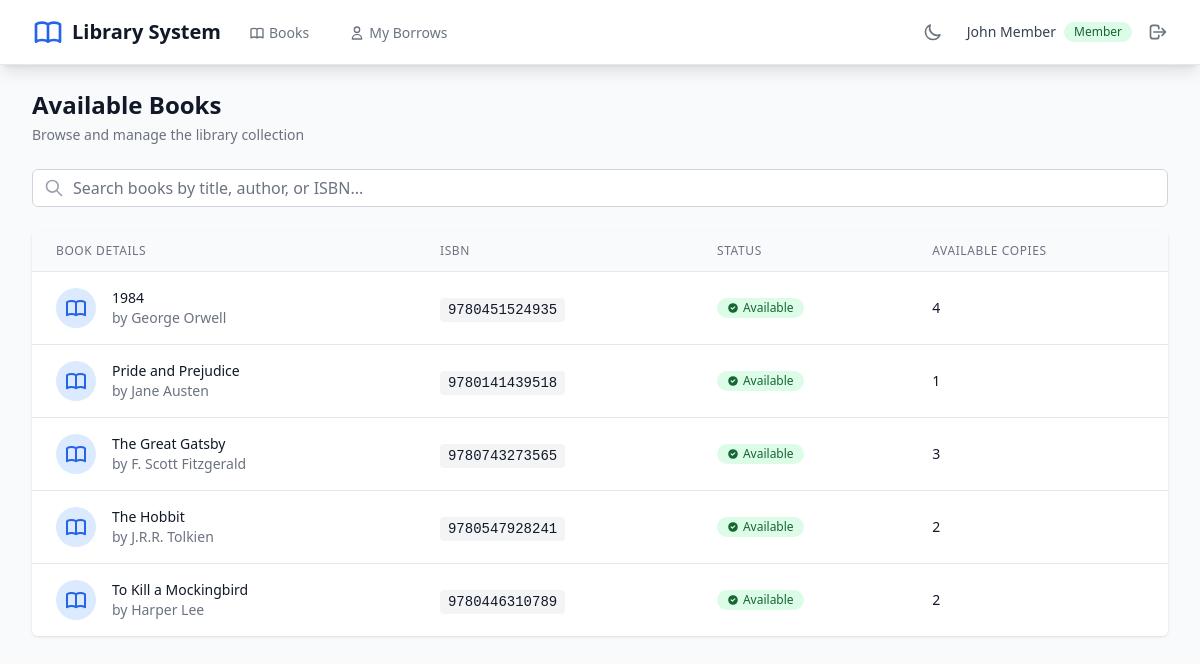
The app's page /books/ (signed in) with its own data.
### library/models.py (models this page shows, shortened)
class Book(models.Model):
    title = models.CharField(max_length=200)
    author = models.CharField(max_length=200)
    isbn = models.CharField(max_length=13, unique=True)
    available_copies = models.PositiveIntegerField(default=0)
    added_by = models.ForeignKey(User, on_delete=models.SET_NULL, null=True, blank=True)
    added_date = models.DateTimeField(default=timezone.now)
    class Meta:
        ordering = ['title']

### library/views.py (the view, shortened to what this page needs)
# urls.py: path('books/', views.book_list, name='book_list'),
@login_required
def book_list(request):
	books = Book.objects.all()
	borrow_form = BorrowForm()
	context = {
		'books': books,
		'borrow_form': borrow_form,
		'is_librarian': is_librarian(request.user),
	}
	return render(request, 'library/book_list.html', context)

### library/forms.py
class BorrowForm(forms.Form):
    member = forms.ModelChoiceField(
        queryset=Member.objects.filter(is_active=True),
        empty_label="Select a member",
        widget=forms.Select(attrs={
            'class': 'w-full px-3 py-2 border border-gray-300 rounded-md focus:outline-none focus:ring-2 focus:ring-blue-500 focus:border-transparent dark:bg-gray-700 dark:border-gray-600 dark:text-white'
        })
    )

### library/templatetags/role_tags.py (called while the page is built)
@register.filter(name='is_librarian')
def is_librarian_filter(user):
	return util_is_librarian(user)

### library/utils.py (called while the page is built)
def is_librarian(user):
    if not user.is_authenticated:
        return False
    return user.groups.filter(name='Librarian').exists()

### library/templates/library/book_list.html (shortened to what this page needs)
{% extends 'library/base.html' %}
{% block content %}
<div class="space-y-6">
    <div class="flex flex-col sm:flex-row sm:items-center sm:justify-between">
        <div>
            <h1 class="text-2xl font-bold text-gray-900 dark:text-white">Available Books</h1>
            <p class="mt-1 text-sm text-gray-500 dark:text-gray-400">
                Browse and manage the library collection
            </p>
        </div>
    </div>
    <div class="relative">
        <div class="absolute inset-y-0 left-0 pl-3 flex items-center pointer-events-none">
        </div>
        <input type="text" id="searchInput" placeholder="Search books by title, author, or ISBN..."
               class="block w-full pl-10 pr-3 py-2 border border-gray-300 rounded-md leading-5 bg-white dark:bg-gray-700 dark:border-gray-600 dark:text-white placeholder-gray-500 dark:placeholder-gray-400 focus:outline-none focus:placeholder-gray-400 focus:ring-1 focus:ring-blue-500 focus:border-blue-500">
    </div>
    {% if books %}
    <div class="bg-white dark:bg-gray-800 shadow overflow-hidden sm:rounded-md">
        <div class="overflow-x-auto">
            <table class="min-w-full divide-y divide-gray-200 dark:divide-gray-700">
                <thead class="bg-gray-50 dark:bg-gray-700">
                    <tr>
                        <th class="px-6 py-3 text-left text-xs font-medium text-gray-500 dark:text-gray-300 uppercase tracking-wider">
                            Book Details
                        </th>
                        <th class="px-6 py-3 text-left text-xs font-medium text-gray-500 dark:text-gray-300 uppercase tracking-wider">
                            ISBN
                        </th>
                        <th class="px-6 py-3 text-left text-xs font-medium text-gray-500 dark:text-gray-300 uppercase tracking-wider">
                            Status
                        </th>
                        <th class="px-6 py-3 text-left text-xs font-medium text-gray-500 dark:text-gray-300 uppercase tracking-wider">
                            Available Copies
                        </th>
                    </tr>
                </thead>
                <tbody class="bg-white dark:bg-gray-800 divide-y divide-gray-200 dark:divide-gray-700" id="booksTableBody">
                    {% for book in books %}
                    <tr class="hover:bg-gray-50 dark:hover:bg-gray-700 transition-colors duration-150">
                        <td class="px-6 py-4 whitespace-nowrap">
                            <div class="flex items-center">
                                <div class="flex-shrink-0 h-10 w-10">
                                    <div class="h-10 w-10 rounded-full bg-blue-100 dark:bg-blue-900 flex items-center justify-center">
                                    </div>
                                </div>
                                <div class="ml-4">
                                    <div class="text-sm font-medium text-gray-900 dark:text-white">{{ book.title }}</div>
                                    <div class="text-sm text-gray-500 dark:text-gray-400">by {{ book.author }}</div>
                                </div>
                            </div>
                        </td>
                        <td class="px-6 py-4 whitespace-nowrap">
                            <code class="text-sm text-gray-900 dark:text-white bg-gray-100 dark:bg-gray-700 px-2 py-1 rounded">{{ book.isbn }}</code>
                        </td>
                        <td class="px-6 py-4 whitespace-nowrap">
                            {% if book.available_copies > 0 %}
                                <span class="inline-flex items-center px-2.5 py-0.5 rounded-full text-xs font-medium bg-green-100 text-green-800 dark:bg-green-900 dark:text-green-200">
                                    <svg class="w-3 h-3 mr-1" fill="currentColor" viewBox="0 0 20 20">
                                        <path fill-rule="evenodd" d="M10 18a8 8 0 100-16 8 8 0 000 16zm3.707-9.293a1 1 0 00-1.414-1.414L9 10.586 7.707 9.293a1 1 0 00-1.414 1.414l2 2a1 1 0 001.414 0l4-4z" clip-rule="evenodd"></path>
                                    </svg>
                                    Available
                                </span>
                            {% endif %}
                        </td>
                        <td class="px-6 py-4 whitespace-nowrap text-sm text-gray-900 dark:text-white">
                            <span class="font-medium">{{ book.available_copies }}</span>
                        </td>
                    </tr>
                    {% endfor %}
                </tbody>
            </table>
        </div>
    </div>
    {% endif %}
</div>
{% endblock %}

### library/templates/library/base.html (shortened to what this page needs)
{% load roles %}
{% load role_tags %}
<!DOCTYPE html>
<html lang="en" class="h-full">
<head>
    <script src="https://cdn.tailwindcss.com"></script>
</head>
<body class="h-full bg-gray-50 dark:bg-gray-900 transition-colors duration-200">
    <nav class="bg-white dark:bg-gray-800 shadow-lg border-b border-gray-200 dark:border-gray-700">
        <div class="max-w-7xl mx-auto px-4 sm:px-6 lg:px-8">
            <div class="flex justify-between h-16">
                <div class="flex">
                    <div class="flex-shrink-0 flex items-center">
                        <a href="{% url 'library:home' %}" class="flex items-center space-x-2">
                            <span class="text-xl font-bold text-gray-900 dark:text-white">Library System</span>
                        </a>
                    </div>
                    {% if user.is_authenticated %}
                    <div class="hidden sm:ml-6 sm:flex sm:space-x-8">
                        <a href="{% url 'library:book_list' %}" class="border-transparent text-gray-500 hover:border-gray-300 hover:text-gray-700 dark:text-gray-300 dark:hover:text-white inline-flex items-center px-1 pt-1 border-b-2 text-sm font-medium">
                            Books
                        </a>
                        {% if user|is_librarian %}
                        <a href="{% url 'library:members' %}" class="border-transparent text-gray-500 hover:border-gray-300 hover:text-gray-700 dark:text-gray-300 dark:hover:text-white inline-flex items-center px-1 pt-1 border-b-2 text-sm font-medium">
                            <svg class="w-4 h-4 mr-1" fill="none" stroke="currentColor" viewBox="0 0 24 24">
                                <path stroke-linecap="round" stroke-linejoin="round" stroke-width="2" d="M12 4.354a4 4 0 110 5.292M15 21H3v-1a6 6 0 0112 0v1zm0 0h6v-1a6 6 0 00-9-5.197m13.5-9a2.5 2.5 0 11-5 0 2.5 2.5 0 015 0z"></path>
                            </svg>
                            Members
                        </a>
                        <a href="{% url 'library:logs' %}" class="border-transparent text-gray-500 hover:border-gray-300 hover:text-gray-700 dark:text-gray-300 dark:hover:text-white inline-flex items-center px-1 pt-1 border-b-2 text-sm font-medium">
                            <svg class="w-4 h-4 mr-1" fill="none" stroke="currentColor" viewBox="0 0 24 24">
                                <path stroke-linecap="round" stroke-linejoin="round" stroke-width="2" d="M9 12h6m-6 4h6m2 5H7a2 2 0 01-2-2V5a2 2 0 012-2h5.586a1 1 0 01.707.293l5.414 5.414a1 1 0 01.293.707V19a2 2 0 01-2 2z"></path>
                            </svg>
                            Logs
                        </a>
                        {% else %}
                        <a href="{% url 'library:my_borrows' %}" class="border-transparent text-gray-500 hover:border-gray-300 hover:text-gray-700 dark:text-gray-300 dark:hover:text-white inline-flex items-center px-1 pt-1 border-b-2 text-sm font-medium">
                            <svg class="w-4 h-4 mr-1" fill="none" stroke="currentColor" viewBox="0 0 24 24">
                                <path stroke-linecap="round" stroke-linejoin="round" stroke-width="2" d="M16 7a4 4 0 11-8 0 4 4 0 018 0zM12 14a7 7 0 00-7 7h14a7 7 0 00-7-7z"></path>
                            </svg>
                            My Borrows
                        </a>
                        {% endif %}
                    </div>
                    {% endif %}
                </div>
                <div class="flex items-center space-x-4">
                    <button id="darkModeToggle" class="p-2 text-gray-500 hover:text-gray-700 dark:text-gray-400 dark:hover:text-white">
                        <svg id="moonIcon" class="w-5 h-5" fill="none" stroke="currentColor" viewBox="0 0 24 24">
                            <path stroke-linecap="round" stroke-linejoin="round" stroke-width="2" d="M20.354 15.354A9 9 0 018.646 3.646 9.003 9.003 0 0012 21a9.003 9.003 0 008.354-5.646z"></path>
                        </svg>
                    </button>
                    {% if user.is_authenticated %}
                    <div class="relative">
                        <div class="flex items-center space-x-2">
                            <span class="text-sm text-gray-700 dark:text-gray-300">{{ user.first_name }} {{ user.last_name }}</span>
                            <span class="inline-flex items-center px-2.5 py-0.5 rounded-full text-xs font-medium
                                {% if user|is_librarian %}bg-blue-100 text-blue-800 dark:bg-blue-900 dark:text-blue-200{% else %}bg-green-100 text-green-800 dark:bg-green-900 dark:text-green-200{% endif %}">
                                {% if user|is_librarian %}Librarian{% else %}Member{% endif %}
                            </span>
                        </div>
                    </div>
                    <a href="{% url 'library:logout' %}" class="text-gray-500 hover:text-gray-700 dark:text-gray-400 dark:hover:text-white">
                        <svg class="w-5 h-5" fill="none" stroke="currentColor" viewBox="0 0 24 24">
                            <path stroke-linecap="round" stroke-linejoin="round" stroke-width="2" d="M17 16l4-4m0 0l-4-4m4 4H7m6 4v1a3 3 0 01-3 3H6a3 3 0 01-3-3V7a3 3 0 013-3h4a3 3 0 013 3v1"></path>
                        </svg>
                    </a>
                    {% endif %}
                </div>
            </div>
        </div>
    </nav>
    <main class="flex-1">
        <div class="max-w-7xl mx-auto py-6 sm:px-6 lg:px-8">
            {% block content %}
            {% endblock %}
        </div>
    </main>
</body>
</html>

### records on screen
Book: title "1984", author "George Orwell", isbn "9780451524935", shows "Available", available_copies "4"
Book: title "Pride and Prejudice", author "Jane Austen", isbn "9780141439518", shows "Available", available_copies "1"
Book: title "The Great Gatsby", author "F. Scott Fitzgerald", isbn "9780743273565", shows "Available", available_copies "3"
Book: title "The Hobbit", author "J.R.R. Tolkien", isbn "9780547928241", shows "Available", available_copies "2"
Book: title "To Kill a Mockingbird", author "Harper Lee", isbn "9780446310789", shows "Available", available_copies "2"

### other values on screen
{{ user.first_name }} "John"
{{ user.last_name }} "Member"
